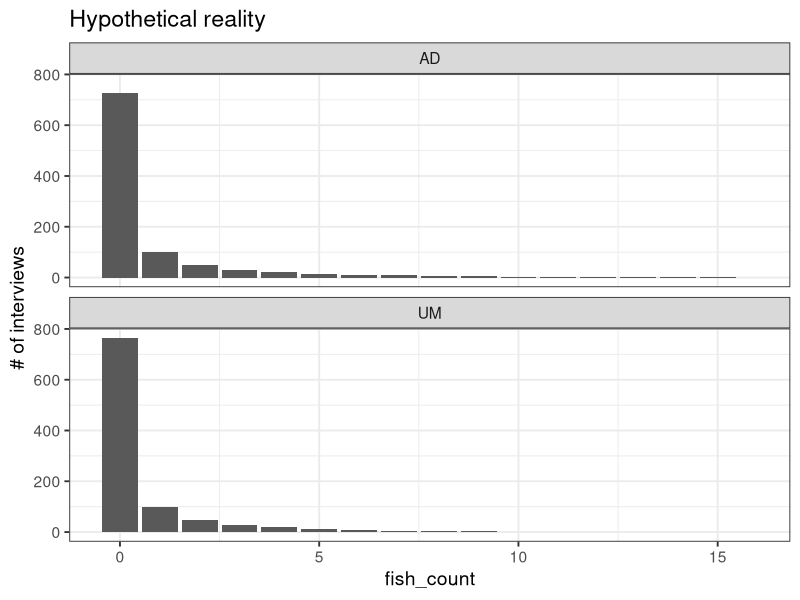
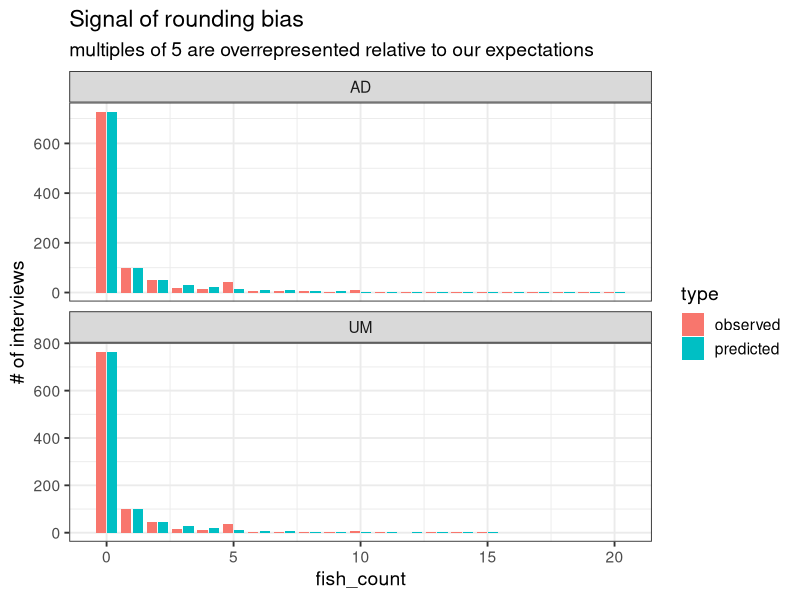
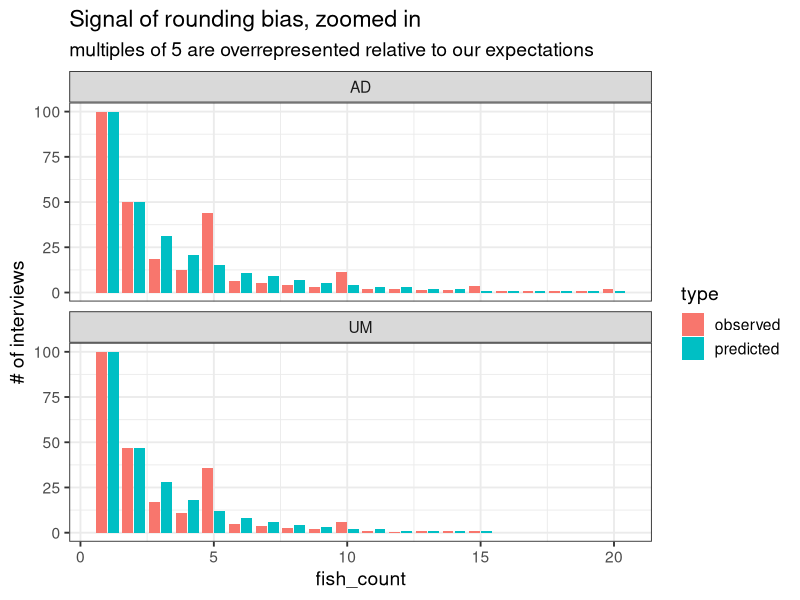
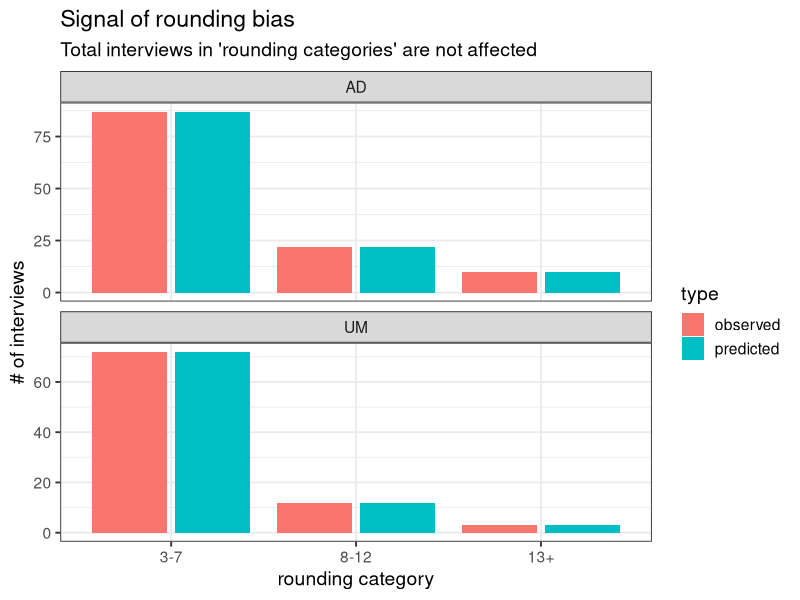
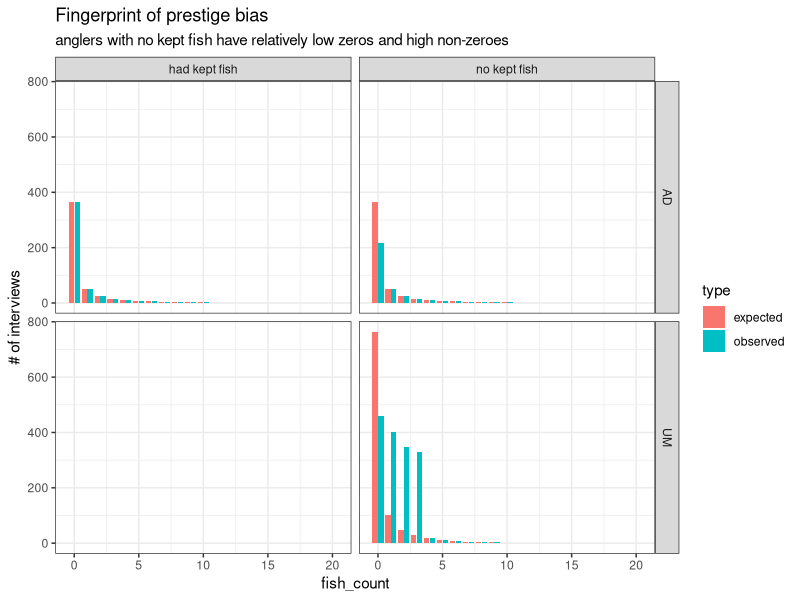
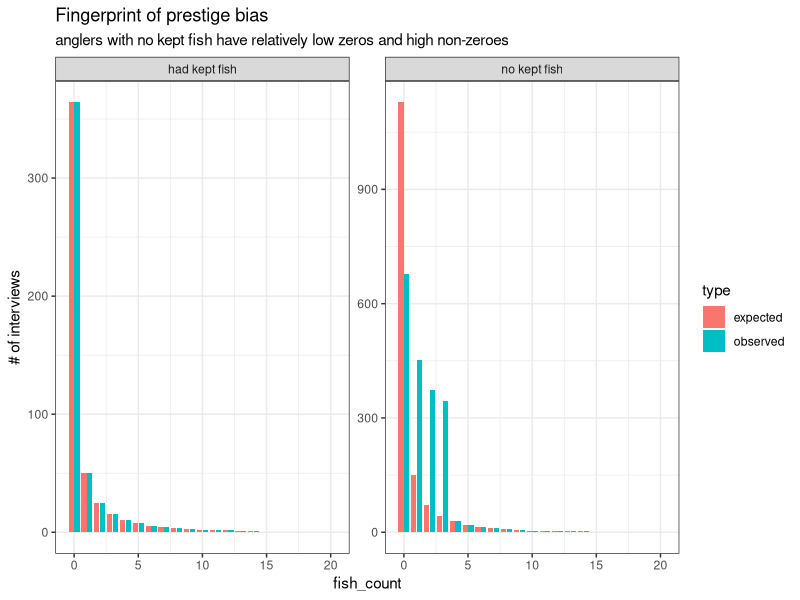
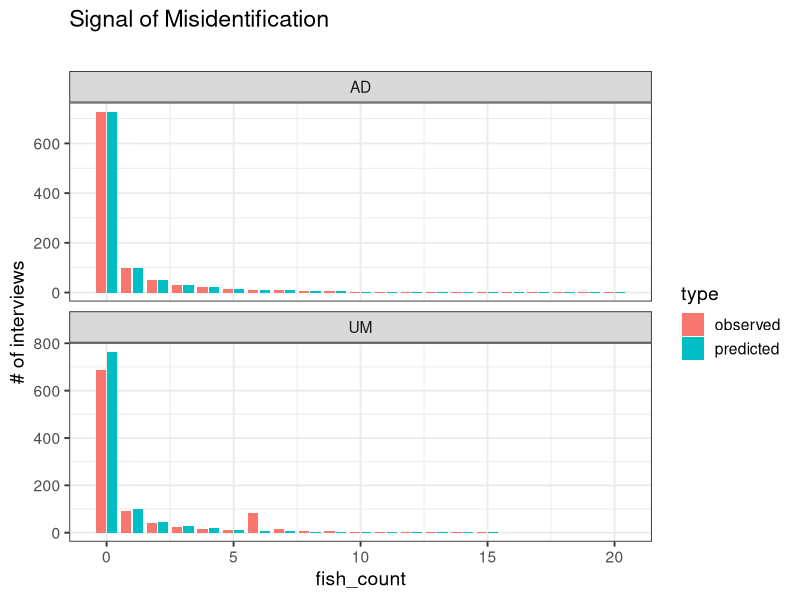
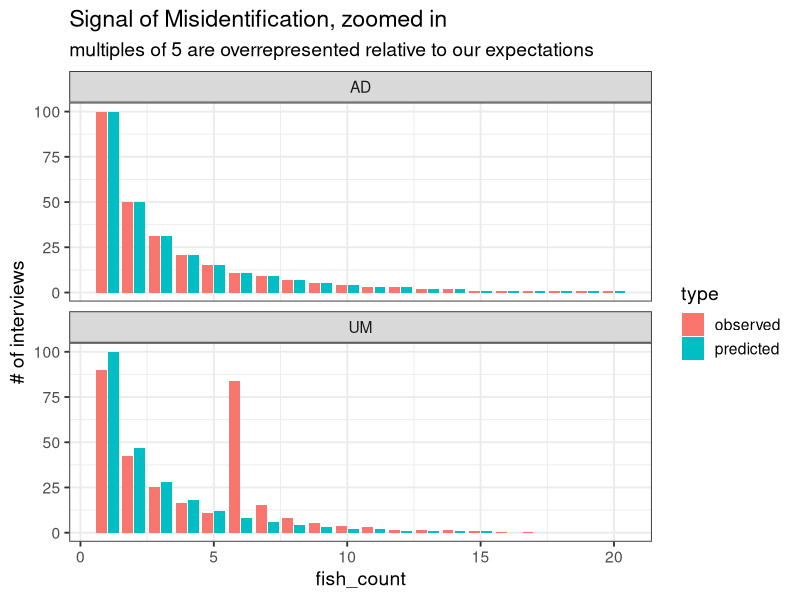

These figures' R source, in order:
## ---- chunk 1
library(tidyverse)
## ---- chunk 2
dat.true = data.frame(
  freq = c(round(dnbinom(0:20, size = .16, mu = 1)*1000),
           round(dnbinom(0:20, size = .16, mu = .7)*1000)),
  fish_count = c(0:20,
                 0:20),
  fin_mark = rep(c("AD", "UM"), each = 21)
)

## ---- chunk 3
ggplot(dat.true, aes(x = fish_count, y = freq))+
  geom_col()+
  facet_wrap(.~ fin_mark, ncol = 1)+
  xlim(c(NA, 16))+
  labs(y = "# of interviews", title = "Hypothetical reality")+
  theme_bw(base_size = 14)
## ---- chunk 4
dat.rounded = dat.true

proportion.rounding = 0.4

## AD round to 5
dat.rounded$freq[dat.rounded$fish_count == 5 & dat.rounded$fin_mark == "AD"] <- 
  dat.rounded$freq[dat.rounded$fish_count == 5 & dat.rounded$fin_mark == "AD"] +
  sum(dat.rounded$freq[dat.rounded$fish_count %in% c(3,4,6,7) & dat.rounded$fin_mark == "AD"]) * proportion.rounding
dat.rounded$freq[dat.rounded$fish_count %in% c(3,4,6,7) & dat.rounded$fin_mark == "AD"] <- 
  dat.rounded$freq[dat.rounded$fish_count %in% c(3,4,6,7) & dat.rounded$fin_mark == "AD"]  * (1 - proportion.rounding)

## AD round to 10
dat.rounded$freq[dat.rounded$fish_count == 10 & dat.rounded$fin_mark == "AD"] <- 
  dat.rounded$freq[dat.rounded$fish_count == 10 & dat.rounded$fin_mark == "AD"] +
  sum(dat.rounded$freq[dat.rounded$fish_count %in% c(8,9,11,12) & dat.rounded$fin_mark == "AD"]) * proportion.rounding
dat.rounded$freq[dat.rounded$fish_count %in% c(8,9,11,12) & dat.rounded$fin_mark == "AD"] <- 
  dat.rounded$freq[dat.rounded$fish_count %in% c(8,9,11,12)& dat.rounded$fin_mark == "AD"]  * (1 - proportion.rounding)

## AD round to 15
dat.rounded$freq[dat.rounded$fish_count == 15 & dat.rounded$fin_mark == "AD"] <- 
  dat.rounded$freq[dat.rounded$fish_count == 15 & dat.rounded$fin_mark == "AD"] +
  sum(dat.rounded$freq[dat.rounded$fish_count %in% c(13:14,16:17) & dat.rounded$fin_mark == "AD"]) * proportion.rounding
dat.rounded$freq[dat.rounded$fish_count %in% c(13:14,16:17) & dat.rounded$fin_mark == "AD"] <- 
  dat.rounded$freq[dat.rounded$fish_count %in% c(13:14,16:17)& dat.rounded$fin_mark == "AD"]  * (1 - proportion.rounding)

## AD round to 15
dat.rounded$freq[dat.rounded$fish_count == 20 & dat.rounded$fin_mark == "AD"] <- 
  dat.rounded$freq[dat.rounded$fish_count == 20 & dat.rounded$fin_mark == "AD"] +
  sum(dat.rounded$freq[dat.rounded$fish_count %in% c(18:19,21:22) & dat.rounded$fin_mark == "AD"]) * proportion.rounding
dat.rounded$freq[dat.rounded$fish_count %in% c(18:19,21:22) & dat.rounded$fin_mark == "AD"] <- 
  dat.rounded$freq[dat.rounded$fish_count %in% c(18:19,21:22)& dat.rounded$fin_mark == "AD"]  * (1 - proportion.rounding)


## UM round to 5
dat.rounded$freq[dat.rounded$fish_count == 5 & dat.rounded$fin_mark == "UM"] <- 
  dat.rounded$freq[dat.rounded$fish_count == 5 & dat.rounded$fin_mark == "UM"] +
  sum(dat.rounded$freq[dat.rounded$fish_count %in% c(3,4,6,7) & dat.rounded$fin_mark == "UM"]) * proportion.rounding
dat.rounded$freq[dat.rounded$fish_count %in% c(3,4,6,7) & dat.rounded$fin_mark == "UM"] <- 
  dat.rounded$freq[dat.rounded$fish_count %in% c(3,4,6,7) & dat.rounded$fin_mark == "UM"]  * (1 - proportion.rounding)

## UM round to 10
dat.rounded$freq[dat.rounded$fish_count == 10 & dat.rounded$fin_mark == "UM"] <- 
  dat.rounded$freq[dat.rounded$fish_count == 10 & dat.rounded$fin_mark == "UM"] +
  sum(dat.rounded$freq[dat.rounded$fish_count %in% c(8,9,11,12) & dat.rounded$fin_mark == "UM"]) * proportion.rounding
dat.rounded$freq[dat.rounded$fish_count %in% c(8,9,11,12) & dat.rounded$fin_mark == "UM"] <- 
  dat.rounded$freq[dat.rounded$fish_count %in% c(8,9,11,12)& dat.rounded$fin_mark == "UM"]  * (1 - proportion.rounding)

dat.join = rbind(dat.true |> mutate(type = "predicted"),
                 dat.rounded |> mutate(type = "observed"))

## UM round to 15
dat.rounded$freq[dat.rounded$fish_count == 15 & dat.rounded$fin_mark == "UM"] <- 
  dat.rounded$freq[dat.rounded$fish_count == 15 & dat.rounded$fin_mark == "UM"] +
  sum(dat.rounded$freq[dat.rounded$fish_count %in% c(13:14,16:17) & dat.rounded$fin_mark == "UM"]) * proportion.rounding
dat.rounded$freq[dat.rounded$fish_count %in% c(13:14,16:17) & dat.rounded$fin_mark == "UM"] <- 
  dat.rounded$freq[dat.rounded$fish_count %in% c(13:14,16:17)& dat.rounded$fin_mark == "UM"]  * (1 - proportion.rounding)
## ---- chunk 5
ggplot(dat.join, aes(x = fish_count, y = freq, fill = type))+
  geom_col(position = "dodge2")+
  facet_wrap(.~ fin_mark, ncol = 1, scale = "free_y")+
  labs(y = "# of interviews", title = "Signal of rounding bias",
       subtitle = "multiples of 5 are overrepresented relative to our expectations")+
  theme_bw(base_size = 14)

ggplot(dat.join |> filter(fish_count>0), aes(x = fish_count, y = freq, fill = type))+
  geom_col(position = "dodge2")+
  facet_wrap(.~ fin_mark, ncol = 1, scale = "free_y")+
  labs(y = "# of interviews", title = "Signal of rounding bias, zoomed in",
       subtitle = "multiples of 5 are overrepresented relative to our expectations")+
  theme_bw(base_size = 14)


## ---- chunk 6
dat.categories <- dat.join |> 
  mutate(rounding_category = case_when(
    fish_count %in% 3:7 ~ "3-7",
    fish_count %in% 8:12 ~ "8-12",
    fish_count >12 ~ "13+",
  )) |> 
  mutate(rounding_category = factor(rounding_category, levels = c("3-7", "8-12", "13+"))) |> 
  group_by(rounding_category, fin_mark, type) |> 
  summarize(freq = sum(freq)) |> 
  filter(!is.na(rounding_category))

ggplot(dat.categories, aes(x = rounding_category, y = freq, fill = type))+
  geom_col(position = "dodge2")+
  facet_wrap(.~ fin_mark, ncol = 1, scale = "free_y")+
  labs(y = "# of interviews",
       x = "rounding category",
       title = "Signal of rounding bias",
       subtitle = "Total interviews in 'rounding categories' are not affected")+
  theme_bw(base_size = 14)
## ---- chunk 7

proportion.liars = 0.4
## making dat.prestige
dat.temp = dat.true |> 
  filter(fin_mark == "AD") |> 
  mutate(freq = freq/2)
dat.prestige = dat.prestige.true = bind_rows(
  dat.temp |> mutate(status = "had kept fish"),
  dat.temp |> mutate(status = "no kept fish"),
  dat.true |> 
    filter(fin_mark == "UM") |> 
    mutate(status = "no kept fish")
)
num.liars = dat.prestige |> 
  filter(status == "no kept fish" & fish_count == 0) |> 
  pull(freq) |> 
  sum()
num.liars = num.liars * proportion.liars

## quick and dirty: add the liars to the unmarked 1:3s
dat.prestige$freq[dat.prestige$fin_mark == "UM" &
                    dat.prestige$fish_count %in% 1:3] = dat.prestige$freq[dat.prestige$fin_mark == "UM" &
                                                                            dat.prestige$fish_count %in% 1:3] + 1/3*num.liars

dat.prestige$freq[dat.prestige$fin_mark == "UM" &
                    dat.prestige$fish_count %in% 1:3] = dat.prestige$freq[dat.prestige$fin_mark == "UM" &
                                                                            dat.prestige$fish_count %in% 1:3] + 1/3*num.liars

dat.prestige$freq[dat.prestige$status == "no kept fish" & 
                    dat.prestige$fish_count == 0] =
  dat.prestige$freq[dat.prestige$status == "no kept fish" & 
                      dat.prestige$fish_count == 0] * (1-proportion.liars)


dat.join = bind_rows(dat.prestige.true |> mutate(type = "expected"),
                     dat.prestige |> mutate(type = "observed"))

ggplot(dat.join, aes(x = fish_count, y = freq, fill = type))+
  geom_col(position = "dodge2")+
  facet_grid(fin_mark ~ status)+
  labs(y = "# of interviews",
       title = "Fingerprint of prestige bias",
       subtitle = "anglers with no kept fish have relatively low zeros and high non-zeroes")+
  theme_bw()

dat.join |> 
  group_by(type, status, fish_count) |> 
  summarize(freq = sum(freq)) |> 
  ungroup() |> 
ggplot(aes(x = fish_count, y = freq, fill = type))+
  geom_col(position = "dodge2")+
  facet_wrap(. ~ status, scales = "free_y")+
    labs(y = "# of interviews",
       title = "Fingerprint of prestige bias",
       subtitle = "anglers with no kept fish have relatively low zeros and high non-zeroes")+
  theme_bw()
## ---- chunk 8
dat.mis = dat.true
dat.pinks = dat.mis |> 
  filter(fin_mark == "UM") |> 
  mutate(freq.new = freq*.1) |> 
  select(-freq) |> 
  mutate(fish_count = fish_count + 6)
dat.mis = dat.mis |> 
  mutate(freq = if_else(fin_mark == "UM",
                        freq*.9,
                        freq)
  ) |> 
  left_join(dat.pinks) |> 
  mutate(freq.new = if_else(is.na(freq.new), 0, freq.new)) |> 
  mutate(freq = freq+freq.new) |> 
  select(-freq.new)

## ---- chunk 9
dat.join = bind_rows(dat.mis |> mutate(type = "observed"), 
                     dat.true |> mutate(type = "predicted"))
ggplot(dat.join, aes(x = fish_count, y = freq, fill = type))+
  geom_col(position = "dodge2")+
  facet_wrap(.~ fin_mark, ncol = 1, scale = "free_y")+
  labs(y = "# of interviews", title = "Signal of Misidentification",
       subtitle = "")+
  theme_bw(base_size = 14)

ggplot(dat.join |> filter(fish_count>0), aes(x = fish_count, y = freq, fill = type))+
  geom_col(position = "dodge2")+
  facet_wrap(.~ fin_mark, ncol = 1, scale = "free_y")+
  labs(y = "# of interviews", title = "Signal of Misidentification, zoomed in",
       subtitle = "multiples of 5 are overrepresented relative to our expectations")+
  theme_bw(base_size = 14)


